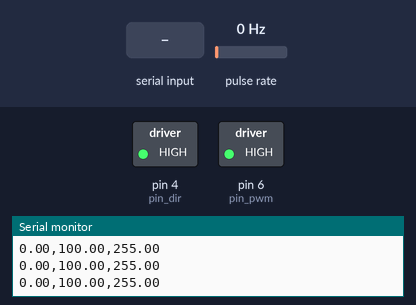
Recording of a sketch running on a simulated Arduino Uno, built with avr-gcc and run on an emulated ATmega328P. Parts: switched loads named in the sketch (green lamp = pin HIGH), the last lines printed to the serial monitor. Wiring (inferred from the names in the program): pulse sensor: data pin 2. Inputs (shaded band) come from the test bench; at power-on: pulse rate 0 Hz.

Above: at 1.2 s.
1.3 s: "STOP\n" received over Serial
At 2.5 s:
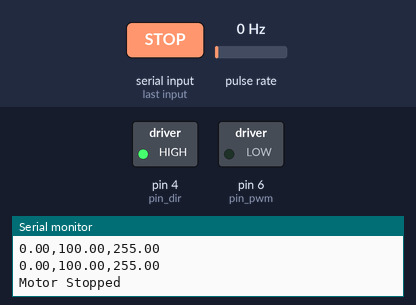
2.8 s: "START\n" received over Serial
At 3.7 s:
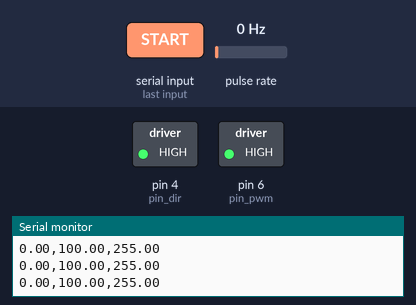
Timing chart, 0 to 5.8 s (numbered marks = the images above; inputs shaded):
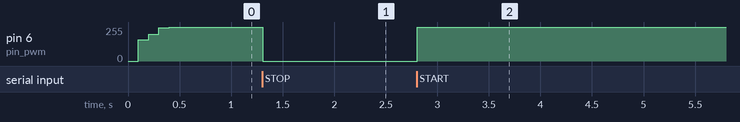

Measured:
- after the input at 1.3 s, pin 6 (pin_pwm): 255/255 → 0/255 at once
- after the input at 2.8 s, pin 6 (pin_pwm): 0/255 → 255/255 at once

The sketch:

ProgramArduinoPIDMotorDC.ino
```cpp
// Pin untuk motor dan encoder
const byte pin_pwm = 6;    // PWM motor
const byte pin_dir = 4;    // Arah motor (HIGH: maju, LOW: berhenti)
const byte pin_encoder = 2; // Sinyal encoder

// Variabel encoder
volatile int encoder_count = 0; // Hitungan encoder
double pv_speed = 0;            // Kecepatan motor (RPM)

// Variabel PID
double set_speed = 100;        // Kecepatan target (RPM)
double kp = 1.0, ki = 0.5, kd = 0.1; // Parameter PID
double e_speed = 0, e_speed_pre = 0, e_speed_sum = 0; // Error PID
double pwm_pulse = 0;          // Nilai PWM

// Timer
unsigned long prev_time = 0;  // Waktu sebelumnya untuk perhitungan PID
const unsigned long interval = 100; // Interval PID (ms)

// Status motor
bool motor_running = true;  // Status untuk motor berjalan atau berhenti

void setup() {
  pinMode(pin_pwm, OUTPUT);
  pinMode(pin_dir, OUTPUT);
  pinMode(pin_encoder, INPUT_PULLUP);

  attachInterrupt(digitalPinToInterrupt(pin_encoder), count_encoder, RISING);
  Serial.begin(9600);

  // Set motor bergerak ke kanan (maju)
  digitalWrite(pin_dir, HIGH); // Motor maju
}

void loop() {
  if (Serial.available()) {
    String input = Serial.readStringUntil('\n'); // Baca data hingga '\n'
    parseInput(input); // Proses data
  }

  if (motor_running) {
    unsigned long current_time = millis();
    if (current_time - prev_time >= interval) {
      prev_time = current_time;

      pv_speed = (encoder_count * 60.0) / 42.0; // Hitung RPM
      encoder_count = 0; // Reset hitungan encoder

      e_speed = set_speed - pv_speed;
      e_speed_sum += e_speed;
      double d_speed = e_speed - e_speed_pre;
      e_speed_pre = e_speed;

      pwm_pulse = (kp * e_speed) + (ki * e_speed_sum) + (kd * d_speed);
      pwm_pulse = constrain(pwm_pulse, 0, 255);

      analogWrite(pin_pwm, pwm_pulse);

      Serial.print(pv_speed);
      Serial.print(",");
      Serial.print(e_speed);
      Serial.print(",");
      Serial.println(pwm_pulse);
    }
  } else {
    analogWrite(pin_pwm, 0); // Hentikan motor saat berhenti
  }
}

// Fungsi interrupt untuk menghitung encoder
void count_encoder() {
  encoder_count++;
}

// Fungsi untuk memproses data serial
void parseInput(String input) {
  input.trim();  // Hapus spasi atau newline tambahan

  if (input.equals("STOP")) {
    motor_running = false;
    Serial.println("Motor Stopped");
  } else if (input.equals("START")) {
    motor_running = true;
    Serial.println("Motor Running");
  } else {
    int firstComma = input.indexOf(',');
    int secondComma = input.indexOf(',', firstComma + 1);
    int thirdComma = input.indexOf(',', secondComma + 1);

    if (firstComma > 0 && secondComma > 0 && thirdComma > 0) {
      kp = input.substring(0, firstComma).toFloat();
      ki = input.substring(firstComma + 1, secondComma).toFloat();
      kd = input.substring(secondComma + 1, thirdComma).toFloat();
      set_speed = input.substring(thirdComma + 1).toFloat();

      Serial.print("Kp: "); Serial.print(kp);
      Serial.print(", Ki: "); Serial.print(ki);
      Serial.print(", Kd: "); Serial.print(kd);
      Serial.print(", Set Speed: "); Serial.println(set_speed);
    }
  }
}
```
